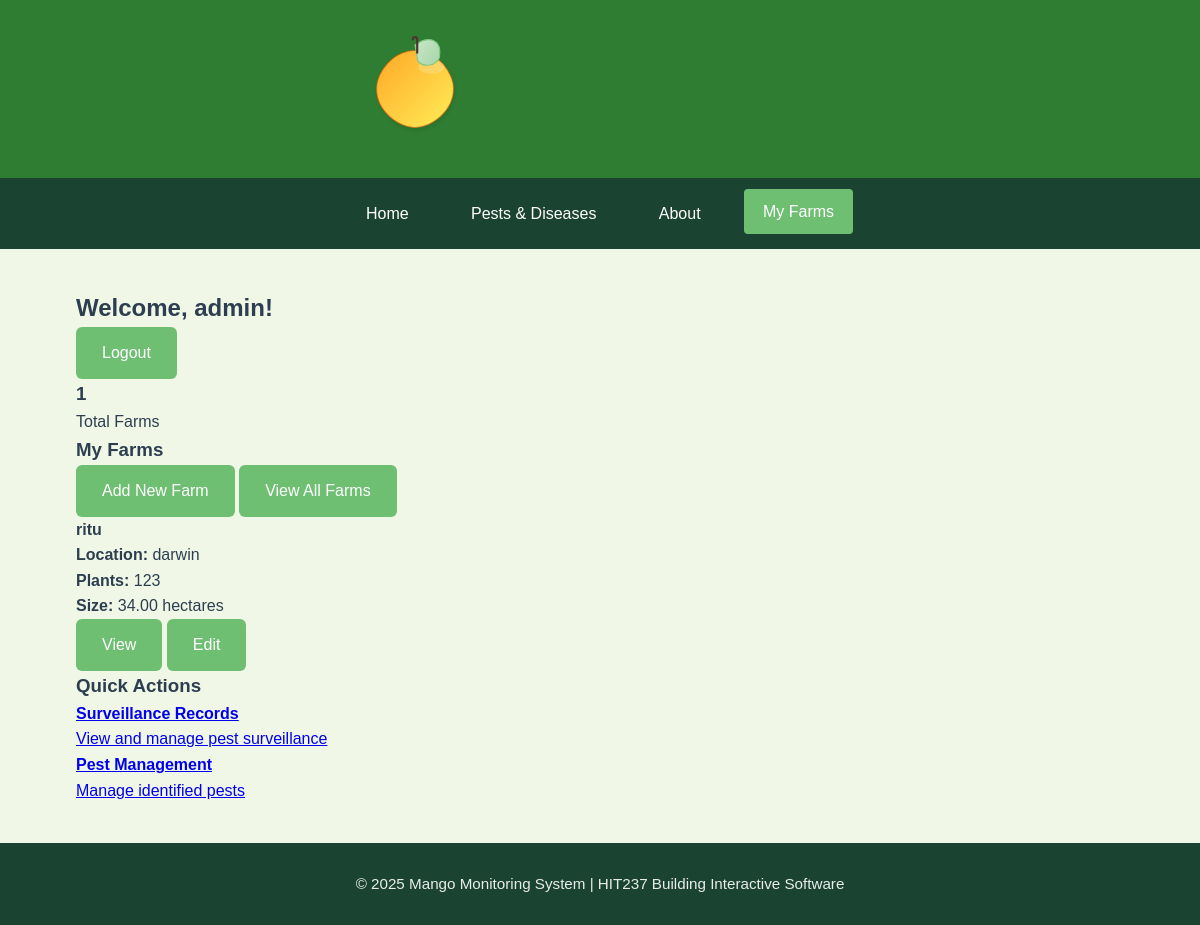
The app's page /myfarms/profile/ (signed in) with its own data.
### App2/models.py (models this page shows, shortened)
class Farm(models.Model):
    name = models.CharField(max_length=100)
    location = models.CharField(max_length=150)
    owner = models.ForeignKey(User, on_delete=models.CASCADE, related_name="farms")
    total_plants = models.IntegerField(validators=[MinValueValidator(1)], help_text="Total number of mango plants on the property")
    farm_size = models.DecimalField(max_digits=10, decimal_places=2, help_text="Farm size in hectares")
    stocking_rate = models.DecimalField(max_digits=10, decimal_places=2, help_text="Plants per hectare", editable=False)
    created_at = models.DateTimeField(auto_now_add=True)
    updated_at = models.DateTimeField(auto_now=True)
    class Meta:
        ordering = ['name']

### App2/views.py (the view)
# urls.py: path('profile/', views.profile_view, name='profile'),
@login_required
def profile_view(request):
    context = {
        'farms': request.user.farms.all()[:5],
        'farms_count': request.user.farms.count(),
    }
    return render(request, 'App2/profile.html', context)

### App2/templates/App2/profile.html (shortened to what this page needs)
{% extends 'App2/base.html' %}
{% block navigation %}
<nav aria-label="Main navigation" class="main-navbar">
    <div class="nav-container">
        <ul>
            <li><a href="/" class="{% if request.resolver_match.url_name == 'index' %}active{% endif %}">Home</a></li>
            <li><a href="/projectlist/" class="{% if request.resolver_match.url_name == 'projectlist' %}active{% endif %}">Pests & Diseases</a></li>
            <li><a href="/about" class="{% if request.resolver_match.url_name == 'about' %}active{% endif %}">About</a></li>
            <li><a href="{% url 'App2:profile' %}" class="{% if request.resolver_match.url_name == 'profile' %}active{% endif %}">My Farms</a></li>
        </ul>
    </div>
</nav>
{% endblock %}
{% block content %}
<div class="main-content profile-content">
    <div class="dashboard-header">
        <h2>Welcome, {{ user.username }}!</h2>
        <a href="{% url 'App2:logout' %}" class="btn btn-secondary">Logout</a>
    </div>
    <div class="dashboard-stats">
        <div class="stat-card">
            <h3>{{ farms_count }}</h3>
            <p>Total Farms</p>
        </div>
    </div>
    <div class="dashboard-section">
        <div class="section-header">
            <h3>My Farms</h3>
            <div class="action-buttons">
                <a href="{% url 'App2:farm-create' %}" class="btn btn-primary">Add New Farm</a>
                <a href="{% url 'App2:farm-list' %}" class="btn btn-outline">View All Farms</a>
            </div>
        </div>
        {% if farms %}
            <div class="farms-grid">
                {% for farm in farms %}
                    <div class="farm-card">
                        <h4>{{ farm.name }}</h4>
                        <p><strong>Location:</strong> {{ farm.location }}</p>
                        <p><strong>Plants:</strong> {{ farm.total_plants }}</p>
                        <p><strong>Size:</strong> {{ farm.farm_size }} hectares</p>
                        <div class="farm-actions">
                            <a href="{% url 'App2:farm-detail' farm.pk %}" class="btn btn-sm">View</a>
                            <a href="{% url 'App2:farm-update' farm.pk %}" class="btn btn-sm">Edit</a>
                        </div>
                    </div>
                {% endfor %}
            </div>
        {% else %}
            <div class="empty-state">
                <p>You haven't created any farms yet.</p>
                <a href="{% url 'App2:farm-create' %}" class="btn btn-primary">Create Your First Farm</a>
            </div>
        {% endif %}
    </div>
    <div class="dashboard-section">
        <h3>Quick Actions</h3>
        <div class="quick-actions">
            <a href="{% url 'App2:surveillance-list' %}" class="action-card">
                <h4>Surveillance Records</h4>
                <p>View and manage pest surveillance</p>
            </a>
            <a href="{% url 'App2:pest-list' %}" class="action-card">
                <h4>Pest Management</h4>
                <p>Manage identified pests</p>
            </a>
        </div>
    </div>
</div>
{% endblock %}

### App1/static/css/base.css (style rules this page uses)
:root { --primary-green: #2E7D32; --secondary-green: #6FBF73; --accent-green: #A2C523; --light-bg: #F0F7E6; --card-bg: #FFFFFF; --text-dark: #2C3E50; --text-light: #5D6D7E; --shadow-sm: 0 2px 8px rgba(46, 125, 50, 0.1); --shadow-md: 0 4px 12px rgba(46, 125, 50, 0.15); }
* { margin: 0; padding: 0; box-sizing: border-box; font-family: 'Poppins', sans-serif; }
body { min-height: 100vh; display: flex; flex-direction: column; background-color: var(--light-bg); color: var(--text-dark); line-height: 1.6; }
nav { background-color: #1B4332; position: sticky; top: 0; z-index: 100; }
.nav-container { width: 90%; max-width: 1200px; margin: 0 auto; padding: 0.8rem 0; display: flex; justify-content: center; }
nav ul { display: flex; list-style: none; gap: 1.5rem; }
nav a { color: white; text-decoration: none; font-weight: 500; padding: 0.6rem 1.2rem; border-radius: 4px; transition: all 0.3s ease; display: inline-block; }
nav a.active { background-color: var(--secondary-green); transform: translateY(-2px); }
.btn { display: inline-flex; align-items: center; gap: 0.5rem; padding: 0.7rem 1.5rem; background-color: var(--secondary-green); color: white; border-radius: 6px; text-decoration: none; font-weight: 500; transition: all 0.3s ease; border: 2px solid transparent; }

### records on screen
Farm: name "ritu", location "darwin", total_plants "123", farm_size "34.00"

### other values on screen
{{ user.username }} "admin"
{{ farms_count }} "1"
